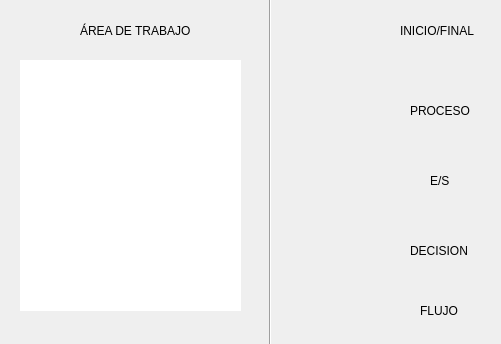
<?xml version="1.0" encoding="UTF-8"?>
<ui version="4.0">
 <class>Monitor</class>
 <widget class="QDialog" name="Monitor">
  <property name="geometry">
   <rect>
    <x>0</x>
    <y>0</y>
    <width>501</width>
    <height>344</height>
   </rect>
  </property>
  <property name="windowTitle">
   <string>Monitor del sistema</string>
  </property>
  <widget class="QLabel" name="inicio">
   <property name="geometry">
    <rect>
     <x>310</x>
     <y>0</y>
     <width>71</width>
     <height>71</height>
    </rect>
   </property>
   <property name="cursor">
    <cursorShape>OpenHandCursor</cursorShape>
   </property>
   <property name="styleSheet">
    <string notr="true">#inicio {
background-color:transparent;
border-image: url(:/img/elipse.png);
background: none;
border: none;
background-repeat: none;
}</string>
   </property>
   <property name="text">
    <string/>
   </property>
   <property name="margin">
    <number>0</number>
   </property>
  </widget>
  <widget class="QLabel" name="entradasalida">
   <property name="geometry">
    <rect>
     <x>310</x>
     <y>170</y>
     <width>81</width>
     <height>31</height>
    </rect>
   </property>
   <property name="cursor">
    <cursorShape>OpenHandCursor</cursorShape>
   </property>
   <property name="styleSheet">
    <string notr="true">#entradasalida{
background-color:transparent;
border-image: url(:/img/paralelogramo.png);
background: none;
border: none;
background-repeat: none;
}</string>
   </property>
   <property name="text">
    <string/>
   </property>
   <property name="margin">
    <number>0</number>
   </property>
  </widget>
  <widget class="QLabel" name="proceso">
   <property name="geometry">
    <rect>
     <x>310</x>
     <y>80</y>
     <width>71</width>
     <height>71</height>
    </rect>
   </property>
   <property name="cursor">
    <cursorShape>OpenHandCursor</cursorShape>
   </property>
   <property name="styleSheet">
    <string notr="true">#proceso{
background-color:transparent;
border-image: url(:/img/rectangulo.png);
background: none;
border: none;
background-repeat: none;
}</string>
   </property>
   <property name="text">
    <string/>
   </property>
   <property name="margin">
    <number>0</number>
   </property>
  </widget>
  <widget class="QLabel" name="decision">
   <property name="geometry">
    <rect>
     <x>310</x>
     <y>220</y>
     <width>71</width>
     <height>61</height>
    </rect>
   </property>
   <property name="cursor">
    <cursorShape>OpenHandCursor</cursorShape>
   </property>
   <property name="styleSheet">
    <string notr="true">#decision{
background-color:transparent;
border-image: url(:/img/rombo.png);
background: none;
border: none;
background-repeat: none;
}</string>
   </property>
   <property name="text">
    <string/>
   </property>
   <property name="margin">
    <number>0</number>
   </property>
  </widget>
  <widget class="QLabel" name="flujo">
   <property name="geometry">
    <rect>
     <x>310</x>
     <y>300</y>
     <width>81</width>
     <height>31</height>
    </rect>
   </property>
   <property name="cursor">
    <cursorShape>OpenHandCursor</cursorShape>
   </property>
   <property name="styleSheet">
    <string notr="true">#flujo{
background-color:transparent;
border-image: url(:/img/flecha.png);
background: none;
border: none;
background-repeat: none;
}</string>
   </property>
   <property name="text">
    <string/>
   </property>
   <property name="margin">
    <number>0</number>
   </property>
  </widget>
  <widget class="QLabel" name="iniciofinal">
   <property name="geometry">
    <rect>
     <x>400</x>
     <y>20</y>
     <width>91</width>
     <height>21</height>
    </rect>
   </property>
   <property name="text">
    <string>INICIO/FINAL</string>
   </property>
  </widget>
  <widget class="QLabel" name="es">
   <property name="geometry">
    <rect>
     <x>430</x>
     <y>170</y>
     <width>31</width>
     <height>21</height>
    </rect>
   </property>
   <property name="text">
    <string>E/S</string>
   </property>
  </widget>
  <widget class="QLabel" name="procesotexto">
   <property name="geometry">
    <rect>
     <x>410</x>
     <y>100</y>
     <width>61</width>
     <height>21</height>
    </rect>
   </property>
   <property name="text">
    <string>PROCESO</string>
   </property>
  </widget>
  <widget class="QLabel" name="procesotexto_2">
   <property name="geometry">
    <rect>
     <x>410</x>
     <y>240</y>
     <width>61</width>
     <height>21</height>
    </rect>
   </property>
   <property name="text">
    <string>DECISION</string>
   </property>
  </widget>
  <widget class="QLabel" name="procesotexto_3">
   <property name="geometry">
    <rect>
     <x>420</x>
     <y>300</y>
     <width>61</width>
     <height>21</height>
    </rect>
   </property>
   <property name="text">
    <string>FLUJO</string>
   </property>
  </widget>
  <widget class="Line" name="line">
   <property name="geometry">
    <rect>
     <x>260</x>
     <y>-10</y>
     <width>20</width>
     <height>361</height>
    </rect>
   </property>
   <property name="baseSize">
    <size>
     <width>0</width>
     <height>0</height>
    </size>
   </property>
   <property name="font">
    <font>
     <pointsize>26</pointsize>
     <weight>50</weight>
     <bold>false</bold>
    </font>
   </property>
   <property name="orientation">
    <enum>Qt::Vertical</enum>
   </property>
  </widget>
  <widget class="QLabel" name="label">
   <property name="geometry">
    <rect>
     <x>80</x>
     <y>10</y>
     <width>121</width>
     <height>41</height>
    </rect>
   </property>
   <property name="text">
    <string>ÁREA DE TRABAJO</string>
   </property>
  </widget>
  <widget class="QLabel" name="label_2">
   <property name="geometry">
    <rect>
     <x>20</x>
     <y>60</y>
     <width>221</width>
     <height>251</height>
    </rect>
   </property>
   <property name="styleSheet">
    <string notr="true">#label_2{
background-color: white;
}</string>
   </property>
   <property name="text">
    <string/>
   </property>
  </widget>
 </widget>
 <resources/>
 <connections/>
</ui>
